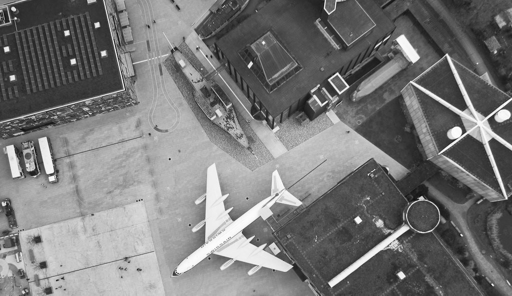
#> input picture IMG1.png, 512 x 296 px
$ python asg_2.py
#> lines starting #> are read from the running program, lines starting #| are printed output that depends on the picture
import numpy as np
import cv2


class SourcePixel:
    def __init__(self, mappedSourceLocation, sourceImage):
        self.mappedSourceLocation = mappedSourceLocation
        self.sourceImage = sourceImage


'''
@@Bilinear Transform Method
Given mapped source pixel location the function returns interpolated pixel intensities averaging over the
nearest pixel locations, note for easier code, boundary pixels have been mapped to 0, ideally based on the boundary,
pixel_location + 1 or -1 factor will vary
'''


def bilinearTransform(sourcePixelObj: SourcePixel):
    pixel_row_pos = sourcePixelObj.mappedSourceLocation[0]
    pixel_col_pos = sourcePixelObj.mappedSourceLocation[1]
    if (not ((0 <= int(pixel_row_pos) < sourcePixelObj.sourceImage.shape[0]) and
         (0 <= int(pixel_col_pos) < sourcePixelObj.sourceImage.shape[1]))):
        return 0
    bounding_row_val = int(np.floor(pixel_row_pos))
    bounding_col_val = int(np.floor(pixel_col_pos))
    a = pixel_row_pos - bounding_row_val
    b = pixel_col_pos - bounding_col_val

    row_factor = 1 if bounding_row_val < (n_rows - 1) else -1
    col_factor = 1 if bounding_col_val < (n_cols - 1) else -1

    newPixelIntensity = (1 - a) * (1 - b) * sourcePixelObj.sourceImage[bounding_row_val, bounding_col_val] + \
                        (1 - a) * b * sourcePixelObj.sourceImage[bounding_row_val, bounding_col_val + col_factor] + \
                        a * (1 - b) * sourcePixelObj.sourceImage[bounding_row_val + row_factor, bounding_col_val] + \
                        a * b * sourcePixelObj.sourceImage[bounding_row_val + row_factor, bounding_col_val + col_factor]

    return round(newPixelIntensity)


'''
This function returns a numpy array with origin at the center of the image
'''


def returnImageCenteredPixelLocationArray(image_shape):
    n_rows = image_shape[0]
    n_cols = image_shape[1]
    return np.asarray([[i, j] for i in range((-n_rows) // 2 + 1, n_rows // 2 + 1) for j in
                       range((-n_cols) // 2 + 1, n_cols // 2 + 1)])


'''
To form the pixel location matrix w.r.t the center of image for a given pixel location in X direction in the original
space say x we do the following x' = (x - N/2 + 1) to get the pixel locations with the origin being at the image center.
To go back to the original pixel locations with a given x = x' + N/2 -1.
Note: We will have to change N for x and y if rows and columns are different
'''


def remapToOriginalCoord(pixel_coord, n_rows, n_cols):
    new_pixel_coord = np.zeros([1, 2])
    new_pixel_coord[0, 0] = pixel_coord[0, 0] + (n_rows // 2) - 1
    new_pixel_coord[0, 1] = pixel_coord[0, 1] + (n_cols // 2) - 1
    return new_pixel_coord


'''
Code Begins from here, commented wherever required
'''

source_img = cv2.imread('IMG1.png', 0)
#> source_img is the input picture: shape (296, 512); min 14, max 255, mean 120.4

# Data available on the net for degree of tilt of the leaning tower of Pisa
theta_degree = -30
degree_to_radian = lambda degree_val: (degree_val / 180) * np.pi

n_rows = source_img.shape[0]
#> n_rows = 296
n_cols = source_img.shape[1]
#> n_cols = 512

target_pixel_location_array = returnImageCenteredPixelLocationArray(source_img.shape)


rotation_matrix = np.array([[np.cos(degree_to_radian(theta_degree)), -np.sin(degree_to_radian(theta_degree))],
                            [np.sin(degree_to_radian(theta_degree)), np.cos(degree_to_radian(theta_degree))]])

rotation_matrix_inverse = np.linalg.inv(rotation_matrix)

target_image = np.zeros([n_rows, n_cols])

for index, target_pixel_location in enumerate(target_pixel_location_array):
    mapped_source_pixel_location = np.matmul(rotation_matrix_inverse, np.asarray([target_pixel_location]).T)
    mapped_target_pixel_location = remapToOriginalCoord(np.asarray([target_pixel_location]), n_rows, n_cols)
    mapped_intensity_val = bilinearTransform(
        SourcePixel(remapToOriginalCoord(mapped_source_pixel_location.T, n_rows, n_cols)[0],
                    source_img))
    target_image[
        int(mapped_target_pixel_location[0, 0]), int(mapped_target_pixel_location[0, 1])] = mapped_intensity_val
#> this loop made 151552 passes
#> (pixel_row_pos in bilinearTransform, pixel_col_pos in bilinearTransform, mapped_intensity_val) on passes 1 to 3: (147.2, -39.34, 0), (146.7, -38.47, 0), (146.2, -37.6, 0)
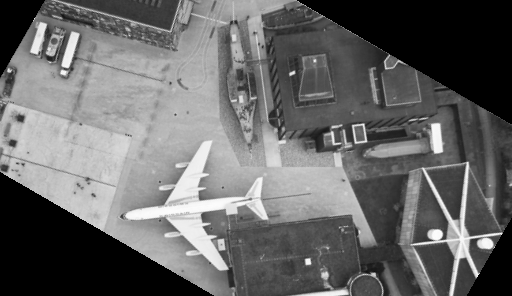
#> target_image: shape (296, 512) float64; min 0, max 253, mean 102.9

cv2.imwrite('pisa_rotated.png', target_image)

$ run again, with IMG2.png copied over IMG1.png
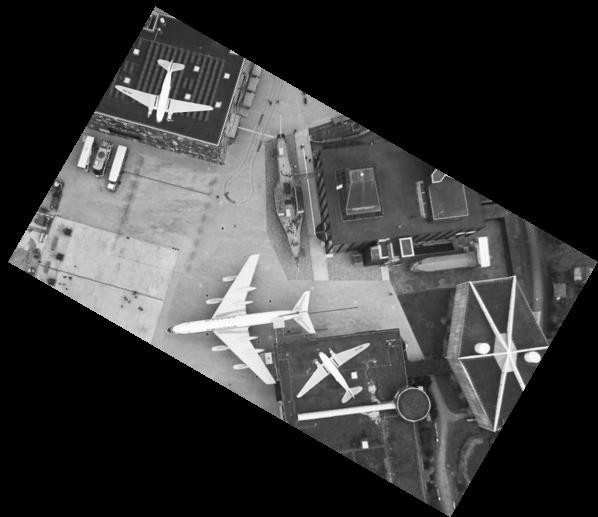
#> input picture IMG2.png, 598 x 517 px
#> source_img is the input picture: shape (517, 598); min 0, max 255, mean 60.2
#> the loop `for index, target_pixel_location in enumerate(target_pixel_location_ar..` made 309166 passes
#> (pixel_row_pos in bilinearTransform, pixel_col_pos in bilinearTransform) on passes 1 to 3: (182.6, -89.08), (182.1, -88.21), (181.6, -87.34)
#> after the loop `for index, target_pixel_location in enumerate(target_pixel_location_ar..`:
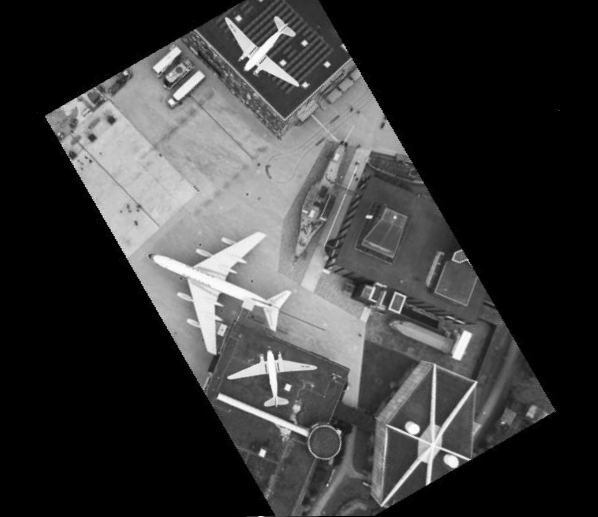
#> target_image: shape (517, 598) float64; min 0, max 255, mean 59.4

$ run again, with img2.png copied over IMG1.png
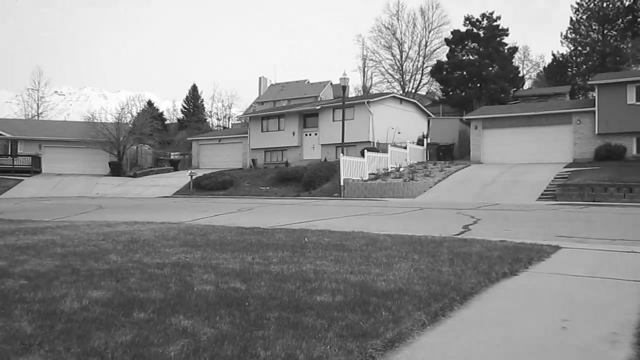
#> input picture img2.png, 640 x 360 px
#> source_img is the input picture: shape (360, 640); min 10, max 255, mean 139.2
#> the loop `for index, target_pixel_location in enumerate(target_pixel_location_ar..` made 230400 passes
#> (pixel_row_pos in bilinearTransform, pixel_col_pos in bilinearTransform, mapped_intensity_val) on passes 1 to 3: (183.5, -46.76, 0), (183, -45.9, 0), (182.5, -45.03, 0)
#> after the loop `for index, target_pixel_location in enumerate(target_pixel_location_ar..`:
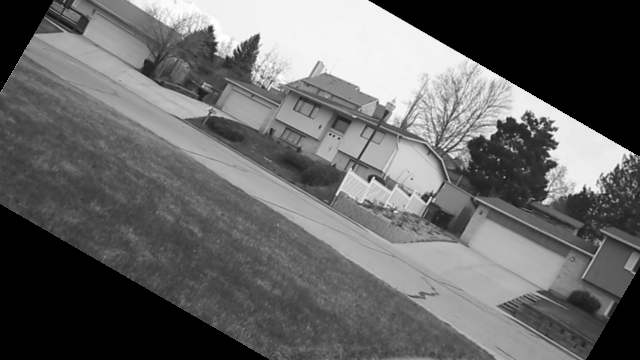
#> target_image: shape (360, 640) float64; min 0, max 255, mean 101.8

$ run again, with img3.png copied over IMG1.png
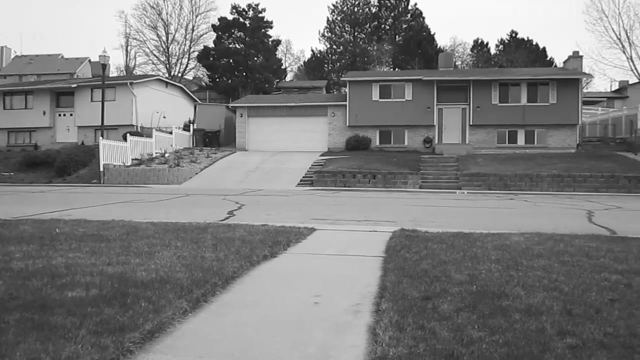
#> input picture img3.png, 640 x 360 px
#> source_img is the input picture: shape (360, 640); min 11, max 255, mean 127.1
#> the loop `for index, target_pixel_location in enumerate(target_pixel_location_ar..` made 230400 passes
#> (pixel_row_pos in bilinearTransform, pixel_col_pos in bilinearTransform, mapped_intensity_val) on passes 1 to 3: (183.5, -46.76, 0), (183, -45.9, 0), (182.5, -45.03, 0)
#> after the loop `for index, target_pixel_location in enumerate(target_pixel_location_ar..`:
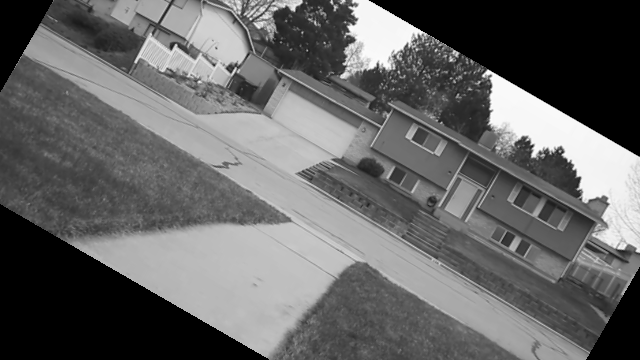
#> target_image: shape (360, 640) float64; min 0, max 254, mean 101.3
